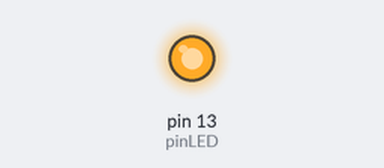
Simulated run of this sketch. Board: Arduino Uno, built with avr-gcc and run on an emulated ATmega328P. On the bench: output pins drawn as LEDs (lit = HIGH).

Above: at 0.5 s.
At 5.0 s:
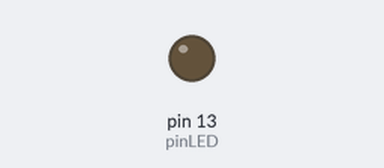
Timing chart, 0 to 6.9 s (numbered marks = the images above):
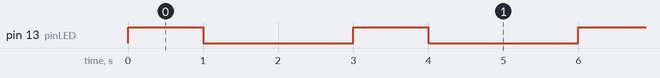

The sketch:

led_simpleBoardIOTest.ino
```cpp
const int pinLED = 13;  // LED will be connected
                        // to *digital* pin 13.

void setup() {
  pinMode(pinLED, OUTPUT);  // Sets a digital pin as output
}

void loop() {
  digitalWrite(pinLED, HIGH);  // Turns pin on...
  delay(1000);
  digitalWrite(pinLED, LOW);   // Turns pin off...
  delay(2000);                 // Spicing things up...
}
```

Measured:
- by itself, pin 13 (pinLED): alternates HIGH for 1.0 s and LOW for 2.0 s
